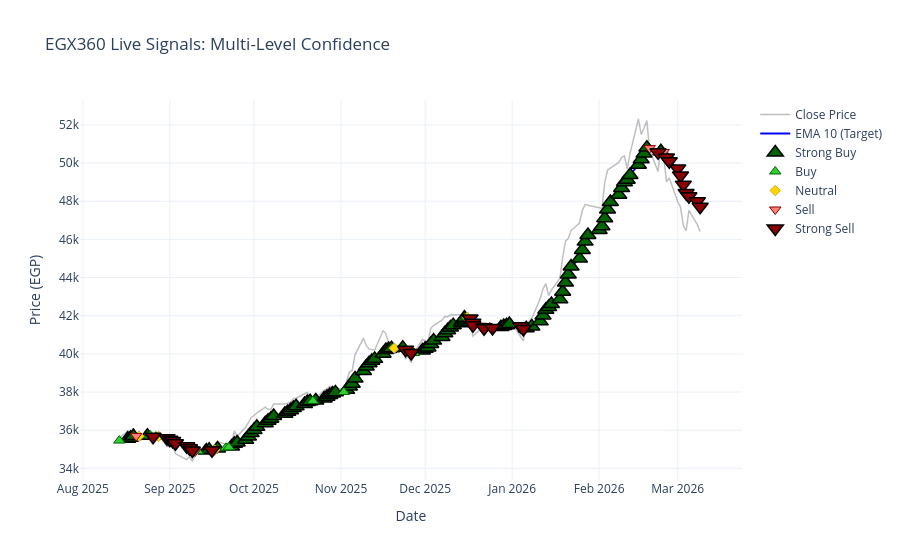

The notebook cell this image was saved under:
### Code cell
# ==========================================
# Visualization: Multi-Level Signal Strength
# ==========================================
viz_df = results_df.tail(150)
fig_test = go.Figure()

# 1. رسم خط السعر
fig_test.add_trace(go.Scatter(x=viz_df['timestamp'], y=viz_df['close'], 
                              mode='lines', name='Close Price', 
                              line=dict(color='rgba(128,128,128,0.5)', width=1.5)))

# 2. رسم خط الهدف (EMA 10)
fig_test.add_trace(go.Scatter(x=viz_df['timestamp'], y=viz_df['EMA_10'], 
                              mode='lines', name='EMA 10 (Target)', 
                              line=dict(color='blue', width=2)))

# 3. فلترة البيانات بناءً على الفئات الـ 5
strong_buy = viz_df[viz_df['Filter_Signal'] == 'Strong Buy']
buy = viz_df[viz_df['Filter_Signal'] == 'Buy']
neutral = viz_df[viz_df['Filter_Signal'] == 'Neutral']
sell = viz_df[viz_df['Filter_Signal'] == 'Sell']
strong_sell = viz_df[viz_df['Filter_Signal'] == 'Strong Sell']

# 4. رسم كل فئة بشكل ولون مميز

# --- Strong Buy (أخضر غامق ومثلث كبير) ---
fig_test.add_trace(go.Scatter(x=strong_buy['timestamp'], y=strong_buy['EMA_10'], 
                              mode='markers', name='Strong Buy', 
                              marker=dict(color='darkgreen', symbol='triangle-up', size=14, line=dict(width=1.5, color='black'))))

# --- Buy (أخضر فاتح ومثلث عادي) ---
fig_test.add_trace(go.Scatter(x=buy['timestamp'], y=buy['EMA_10'], 
                              mode='markers', name='Buy', 
                              marker=dict(color='limegreen', symbol='triangle-up', size=10, line=dict(width=1, color='darkgreen'))))

# --- Neutral (أصفر ومعين صغير) ---
fig_test.add_trace(go.Scatter(x=neutral['timestamp'], y=neutral['EMA_10'], 
                              mode='markers', name='Neutral', 
                              marker=dict(color='gold', symbol='diamond', size=8, line=dict(width=1, color='goldenrod'))))

# --- Sell (أحمر فاتح ومثلث مقلوب عادي) ---
fig_test.add_trace(go.Scatter(x=sell['timestamp'], y=sell['EMA_10'], 
                              mode='markers', name='Sell', 
                              marker=dict(color='salmon', symbol='triangle-down', size=10, line=dict(width=1, color='darkred'))))

# --- Strong Sell (أحمر غامق ومثلث مقلوب كبير) ---
fig_test.add_trace(go.Scatter(x=strong_sell['timestamp'], y=strong_sell['EMA_10'], 
                              mode='markers', name='Strong Sell', 
                              marker=dict(color='darkred', symbol='triangle-down', size=14, line=dict(width=1.5, color='black'))))

# 5. تنسيق الشارت
fig_test.update_layout(title='EGX360 Live Signals: Multi-Level Confidence',
                       yaxis_title='Price (EGP)',
                       xaxis_title='Date',
                       template='plotly_white',
                       hovermode='x unified')
fig_test.show()
